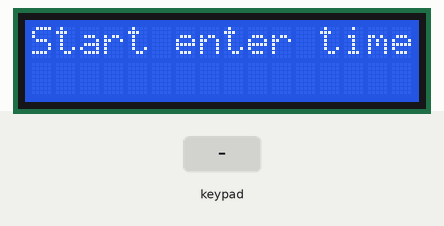
Simulated run of this sketch. Board: Arduino Uno, built with avr-gcc and run on an emulated ATmega328P. Parts: 16×2 character LCD. The inputs (shaded band) are chosen by the test bench. EEPROM starts erased.

Above: at 2.1 s.
At 4.9 s:
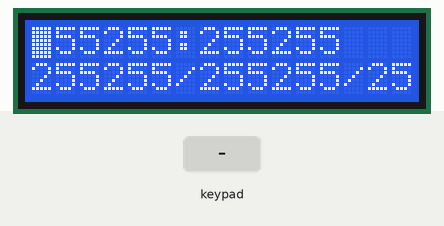
5.0 s: key '#' pressed
At 6.8 s:
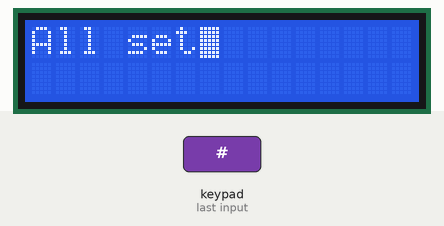
At 8.1 s:
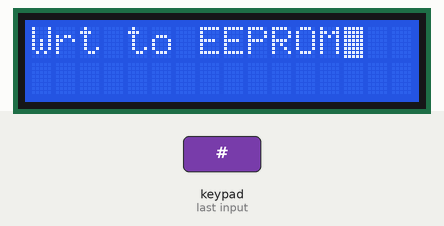
Timing chart, 0 to 9.6 s (numbered marks = the images above; inputs shaded):
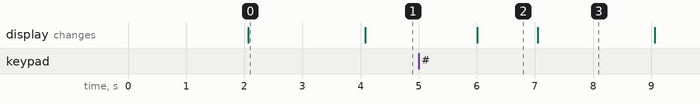

Measured:
- after the input at 5.0 s, the display: changes after 1.0 s (image 2)
- what the display in image 0 shows lasts 2.0 s, from 2.1 s to 4.1 s
- what the display in image 2 shows lasts 1.0 s, from 6.0 s to 7.0 s

The sketch:

timeervr2.ino
```cpp
#include <Keypad.h>
#include <LiquidCrystal.h>
#include <EEPROM.h>

// with the arduino pin number it is connected to
const int rs = 2, en = 3, d4 = 4, d5 = 5, d6 = 6, d7 = 7;
LiquidCrystal lcd(rs, en, d4, d5, d6, d7);

const byte ROWS = 4; //four rows
const byte COLS = 3; //four columns
//define the cymbols on the buttons of the keypads
char hexaKeys[ROWS][COLS] = {
  {'#','0','*'},
  {'9','8','7'},
  {'6','5','4'},
  {'3','2','1'}
};
byte rowPins[ROWS] = {A0,A1,A2,A3}; //connect to the row pinouts of the keypad
byte colPins[COLS] = {10,9,8}; //connect to the column pinouts of the keypad

//initialize an instance of class NewKeypad
Keypad keypad = Keypad( makeKeymap(hexaKeys), rowPins, colPins, ROWS, COLS);

int time[] = {0,0,0,0,0,0,0,0,0,0,0,0}; // in case of array &time and time will be equal

void setup(){
  // set up the LCD's number of columns and rows:
  lcd.begin(16, 2);
  //EEPROM.begin(512);
  lcd.print("reading EEPROM");
  readEEPROM(time);
  delay(2000);
  lcd.clear();
  lcd.print("Start enter time");
  delay(2000);
  lcd.clear();
  //display time
  displayTime();
  //get time input
  bool x = getTimeInput(time);
  if(x==true){
    lcd.clear();
    lcd.print("Wrt to EEPROM");
    writetoEEPROM(time);
    delay(2000);
  }
  //display time
  displayTime();

}

void loop(){

}


//reading data from EEPROM
void readEEPROM(int *time){
  int addr = 0;
  for(int i=0; i<=11; i++){ //this loop for inserting data
    *time = (int)EEPROM.read(addr); //getting data from array
    addr = addr + 1;
    // advance to the next address.  there are 512 bytes in but in this case we insert 11 byte
    // save all changes to the flash.
    time += 1;
  }
}


//writting data to EEPROM
void writetoEEPROM(int *time){
  int addr = 0;
  //get value
  for(int i=0; i<=11; i++){ //this loop for getting data

    EEPROM.write(addr, *time);  //writting data to EEPROM
    addr = addr + 1;
    // advance to the next address.  there are 512 bytes in but in this case we insert 11 byte
    // save all changes to the flash.
    time += 1;
  }
  //EEPROM.commit();
}


void displayTime(){
  lcd.noBlink();
  lcd.clear();
  lcd.setCursor(0,0); //setCursor(coloum,row);
  lcd.print(time[0]);
  lcd.print(time[1]);
  lcd.print(":");
  lcd.print(time[2]);
  lcd.print(time[3]);
  lcd.setCursor(0,1);
  lcd.print(time[4]);
  lcd.print(time[5]);
  lcd.print("/");
  lcd.print(time[6]);
  lcd.print(time[7]);
  lcd.print("/");
  lcd.print(time[8]);
  lcd.print(time[9]);
  lcd.print(time[10]);
  lcd.print(time[11]);
  lcd.setCursor(0,0);
}


bool getTimeInput(int *time){
  // time is containing addr of first value of array
  // *time is equal to first value of array
  // to get second value of array we need to add 1 int time to get next addr to point next value
  int count = 0; //using for printing allignment
  bool active = true; //for loop iteration and wait for "#" to be pressed like enter or confirmation.
  while(active){
    char key = keypad.getKey();
    lcd.blink();
    if(35 == int(key)){   //all Set # askii value
      active = false;
      break;
    }
    if(42 == int(key)){   //fill input from start
      count = 0;
      lcd.clear();
      displayTime();
    }
    if (key>47) {
      if(count==0){
        lcd.setCursor(0,0);
      }else if(count==2){
        lcd.blink();
        lcd.setCursor(3,0);
      }else if(count==4){
        lcd.blink();
        lcd.setCursor(0,1);
      }else if(count==6){
        lcd.blink();
        lcd.setCursor(3,1);
      }else if(count==8){
        lcd.blink();
        lcd.setCursor(6,1);
      }
      *time = key-48;     //assign key value to array askii replacement
      lcd.print(*time); //printing value entered on screen
      time += 1;    //incrementing addr of time to get next addr of array
      count++;
    }
  }
  delay(1000);
  lcd.clear();
  lcd.print("All set");
  delay(1000);
  lcd.clear();
  return true;
}
```
